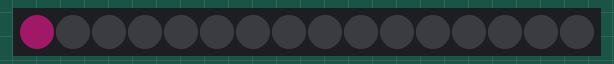
This sketch was run on a simulated ATtiny85, built with avr-gcc and run on an emulated ATtiny85. Shown: 16 RGB LEDs in strip order, left to right. Dim RGB values are drawn brighter than linear.

Above: at 0.1 s.
At 32.0 s:
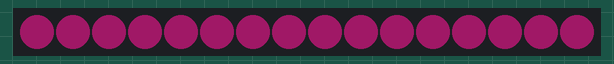

Measured:
- what the display in image 1 shows lasts 1.5 s, from 32.0 s to 33.5 s

The sketch:

pendant.ino
```cpp
#include <Adafruit_NeoPixel.h>
#ifdef __AVR_ATtiny85__ // Trinket, Gemma, etc.
  #include <avr/power.h>
#endif

#define PIN 0
#define NUMPIXELS 16
// ....
//oana

unsigned int NeoRed[NUMPIXELS];

unsigned int NeoGreen[NUMPIXELS];
unsigned int NeoBlue[NUMPIXELS];
int16_t  hue          =   0; // Initial hue around perimeter (0-1535)

Adafruit_NeoPixel pixels = Adafruit_NeoPixel(NUMPIXELS, PIN, NEO_GRB + NEO_KHZ800);

/*add comments TBD */
void setup()
{
  pixels.begin();
  init_rainbow();
  pixels.setBrightness(100);
}

void loop()
{
    /* set ON one LED*/
    set_one_pixel();

    /* blink one LED */
    blink_one_pixel();

    /*set ON all*/
    set_all_pixels();

    /*blink all pixels */
    blink_all_pixels();

    /* spin one pixel */
    animation_spin_one();

    /* chase */
    animation_chase();

    /* rainbow */
    animation_spin_all_rainbow();

}

void set_one_pixel()
{
  pixels.clear();
  pixels.setPixelColor(PIN,pixels.Color(84,15,55)); //plum
  pixels.show();
  delay(1000);
}

void set_all_pixels()
{
  for(int i=0;i<NUMPIXELS;i++)
  {
    pixels.setPixelColor(i,pixels.Color(84,15,55)); //plum
    pixels.show();
    delay(50);
  }
  delay(1000);
}

void blink_one_pixel()
{
  for(int nr=0;nr<5;nr++)
  {
    pixels.clear();

    pixels.setPixelColor(PIN,pixels.Color(84,15,55)); //plum
    pixels.show();
    delay(500);
    pixels.setPixelColor(PIN,0); //off
    pixels.show();
    delay(500);
  }

}

void blink_all_pixels()
{
  //pixels.clear();
   for(int nr=0; nr<5; nr++)
   {
     for(int i=0;i<NUMPIXELS;i++)
    {
        pixels.setPixelColor(i,pixels.Color(84,15,55)); //plum
    }
    pixels.show();
    delay(500);

    for(int i=0;i<NUMPIXELS;i++)
    {
      pixels.setPixelColor(i,0); //off
    }

     pixels.show();
     delay(500);
   }

}

void animation_chase()
{
  for(int nr=0;nr<5; nr++)
  {
   for(int i=0;i<NUMPIXELS;i++)
   {
     pixels.clear();
     pixels.setPixelColor(i,pixels.Color(0,255,0));
     pixels.setPixelColor(i,pixels.Color(0,0,255));

     if(i<NUMPIXELS/2)
     {
        pixels.setPixelColor((NUMPIXELS/2)+i,pixels.Color(255,0,0));
     }else
     {
        pixels.setPixelColor(i-(NUMPIXELS/2),pixels.Color(255,0,0));
     }
     pixels.show();
     delay(50);
   }
  }
}

void animation_spin_one()
{
  for(int nr=0;nr<5;nr++)
  {
   for(int i=0;i<NUMPIXELS;i++)
   {
     pixels.clear();
     pixels.setPixelColor(i,pixels.Color(0,255,0));
     pixels.show();
     delay(50);
   }
}
}

void init_rainbow()
{
  int h,i;
  uint8_t a;
  for(h=hue, i=0; i<NUMPIXELS; i++, h += 96) {
    a = h;
    /* take the MSB value; 6  hues in total ; this renders a glotating rainbow */
    switch((h >> 8) % 6) {
     case 0: NeoRed[i] = 255; NeoGreen[i] =   a; NeoBlue[i] = 0; break;
     case 1: NeoRed[i]  =  ~a; NeoGreen[i] = 255; NeoBlue[i] =   0; break;
     case 2: NeoRed[i]  =   0; NeoGreen[i] = 255; NeoBlue[i] =   a; break;
     case 3: NeoRed[i]  =   0; NeoGreen[i] =  ~a; NeoBlue[i] = 255; break;
     case 4: NeoRed[i] =   a; NeoGreen[i] =   0; NeoBlue[i] = 255; break;
     case 5: NeoRed[i] = 255; NeoGreen[i] =   0; NeoBlue[i] =  ~a; break;
    }
  }
  hue += 7;
  if(hue >= 1536) hue -= 1536;

}
void animation_spin_all_rainbow()
{
  for(int nr=0;nr<5;nr++)
  {
    pixels.clear();
     for(int i=0;i<NUMPIXELS;i++)
     {
       pixels.setPixelColor(i,pixels.Color(NeoRed[i],NeoGreen[i],NeoBlue[i]));
       pixels.show();
       delay(50);
     }

    for(int i=0;i<NUMPIXELS-1;i++)
    {
      NeoGreen[i]=NeoGreen[i+1];
      NeoRed[i]=NeoRed[i+1];
      NeoBlue[i]=NeoBlue[i+1];
    }

    NeoGreen[NUMPIXELS-1]=NeoGreen[0];
    NeoRed[NUMPIXELS-1]=NeoRed[0];
    NeoBlue[NUMPIXELS-1]=NeoBlue[0];
  }

}
```
